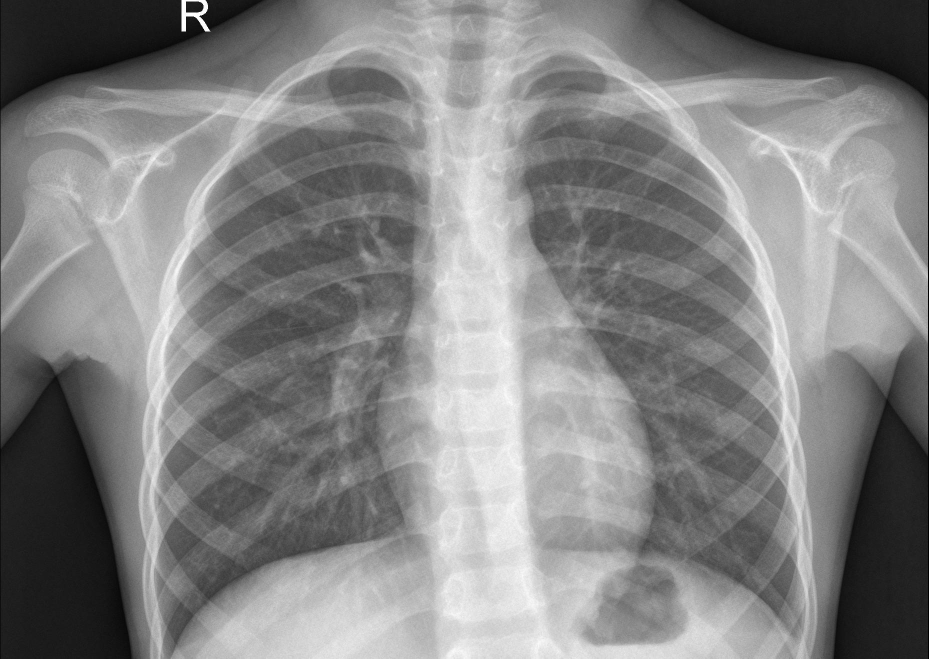
#> input picture ImageDataset/class_dataset/NORMAL/IM-0001-0001.jpeg, 1857 x 1317 px, found by its file name (shown at 1/2 size); its folder holds only this picture in this run
$ python imageClassificationModel.py
#> lines starting #> are read from the running program, lines starting #| are printed output that depends on the picture
### SerializeData.py
import os
import numpy as np
import cv2
import pickle

#File: This file is used to serialize the image data into a pickle file
#Author: Desmond Blake

def loadAndLabelData(image_Dataset, classes):
    #Initialize all data for images
#> called with image_Dataset = 'ImageDataset\\class_dataset'
    allData = []

    #Iterate through each category and choose the selected training set
    for class_type in classes:
        #Initialize path for each class type
        path = os.path.join(image_Dataset, class_type)

        #Define labels for the different classes. Ex: 0 = dog, 1 = cat
        image_label = classes.index(class_type)

        #Iterate through each image in the class folder
        for image in os.listdir(path):
            #Identify an inidvidual image in the class folder
            imagepath = os.path.join(path, image)

            #Read the image
            class_image = cv2.imread(imagepath, 0)
#> class_image is the input picture: shape (1317, 1857); min 0, max 255, mean 131
            try:
                #Resize all images to be the same size (100,100)
                class_image_ = cv2.resize(class_image, (100, 100))
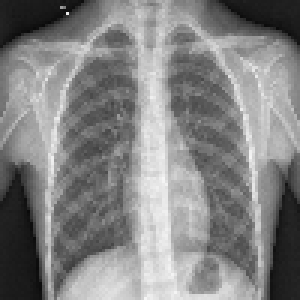
#> class_image_: shape (100, 100) (shown 3 times larger); min 10, max 246, mean 130.9
                #image_resize = np.array(class_image).flatten()
                image_final = cv2.cvtColor(class_image_, cv2.COLOR_BGR2RGB)

                #Add image and image label to the array containing all the data
                allData.append([image_final, image_label])

            except Exception as e:
                pass
#> pass 2 of the loop in loadAndLabelData, `for class_type in classes:`:
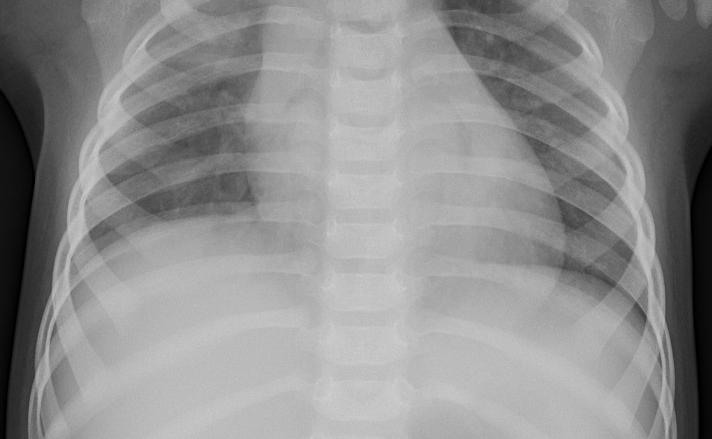
#> input picture ImageDataset/class_dataset/PNEUMONIA/person1_bacteria_1.jpeg, 712 x 439 px, found by its file name
#> in loadAndLabelData, class_image is the input picture: shape (439, 712); min 0, max 206, mean 142.4
#> in loadAndLabelData, `class_image_ = cv2.resize(class_image, (100, 100))`:
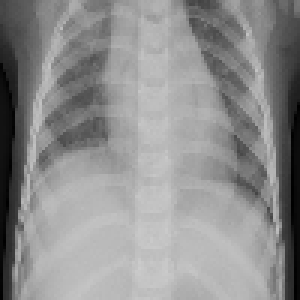
#> class_image_: shape (100, 100) (shown 3 times larger); min 0, max 204, mean 142.3
    return allData

def serializeObjects(outputFileName, data):
    #Serialize image objects
    print("Serializing Data of Images and Image Labels")
    fileName = outputFileName + '.pickle'
    pickle_out = open(fileName, 'wb')
    pickle.dump(data, pickle_out)
    pickle_out.close()

### siftDescriptor.py
import numpy as np
import cv2
from sklearn.svm import SVC
import matplotlib.cm as cm
import pandas as pd


#Author: Desmond Blake

#Method: This file is used to extract features descriptors from images in order to properly classify each
# type of image. Extract features with SIFT (Sacle Invariant Feature Transform)

#Method: Used to extract the descriptors from each image in the dataset
def getSiftFeatures(images_data):
    #Create Sift Detector (Scale Invariant Feature Transform)
    detector = cv2.SIFT_create()

    #Initialize list of descriptors for images
    descriptors_List = []

    #Find and compute the keypoints and descriptors using SIFT
    for img, label in images_data:
        keypoint, descriptor = detector.detectAndCompute(img, None)
        descriptors_List.append(descriptor)

    #After computing keypoints and descriptors, return the list of descriptors for each image
    return descriptors_List


#Method: Collects the individual descriptors in the list of descriptors and returns a new list containing all the descriptors
def computeAllDescriptors(descriptors_List):
    main_descriptors = []
    for indDescriptor in descriptors_List:
        if indDescriptor is not None:
            for descriptor in indDescriptor:
                main_descriptors.append(descriptor)

    return main_descriptors

### bagOfWordsComputation.py
from ast import Not
import numpy as np
import cv2
import matplotlib.pyplot as plt
from sklearn.cluster import KMeans
from scipy.spatial.distance import cdist
import pickle

#Author: Desmond Blake

#About This file is used to compute the bag of words dictionary used for image classification using an unisupervised methood called kMeans
# to create kMean clusters. In addition, it is also used to compute the image features for each image class.


#Method: computeBagOfWords is used to compute visual words for classifying each individual image
def computeBagOfWords(total_clusters, descriptorsList):

    #Perform k-means clustering to partition all observations into k clusters
    k_means = KMeans(n_clusters = total_clusters)

    #Compute k-means
    k_means.fit(descriptorsList)

    #Initialize bag of visual words dictionary
    dictionary = []

    #Declare dictionary array as the coordinates of cluster centers
    dictionary = k_means.cluster_centers_

    #Save Bag of Words Dictionary
    print("Serializing Bag of Words Dictionary")
    fileName = "bow_dictionary" + '.pickle'
    pickle_out = open(fileName, 'wb')
    pickle.dump(dictionary, pickle_out)
    pickle_out.close()

    #Return computed Bag of Words Dictionary
    return dictionary


#Method: used to find the features using Bag of Words method and Kmeans clusters
def getBOWFeatures(bag_of_words, total_clusters, descriptors):

    max = len(descriptors)

    #Initialize features list
    main_features = []

    for n in range(max):
        #Set features array as an array for the total number of clusters
        print(total_clusters)
        features = np.array([0] * 400)

        if descriptors[n] is not None:
            #Compute distance between each pair of the two collection inputs
            print("Descriptors[n]")
            print(descriptors[n])
            print("Bag of Words")
            print(bag_of_words)
            dist = cdist(descriptors[n], bag_of_words)

            #Search for smallest possible values from descriptor and bag of words
            bin = np.argmin(dist,axis =1)

            #Add all features to the individual feature list
            for i in bin:
                features[i] += 1
        #Add features to the main feature list
        print("Next feature")
        main_features.append(features)

    #Return the computed feature list to use to train the model
    return main_features


### imageClassificationModel.py
import numpy as np
import cv2
import matplotlib.pyplot as plt
import pickle
from sklearn.model_selection import train_test_split
from sklearn.metrics import accuracy_score, classification_report
from sklearn.svm import SVC
import matplotlib.cm as cm
import pandas as pd
from sklearn.metrics import ConfusionMatrixDisplay
from siftDescriptor import getSiftFeatures, computeAllDescriptors
from bagOfWordsComputation import computeBagOfWords, getBOWFeatures
#Model: This is the main file to run the image classification model
#Author: Desmond Blake

#Note: The below code, when uncommented, will take in different types of classes to classify, load and label the data
#and then serialize the image Objects into a pickle file for easier functionality and reduced running time

#Import custom files
from SerializeData import loadAndLabelData, serializeObjects

#Define path of dataset
ImageDataSet = 'ImageDataset\\class_dataset'

#Define types of classes in the dataset
classes = ['NORMAL', 'PNEUMONIA']

#Save and Load data into an array
saved_data = loadAndLabelData(ImageDataSet, classes)
#> saved_data = 2 items
print("Saved Data")

#Serialize Image Objects
serializeObjects('data_images', saved_data)

# Load Pickled Image Data
pick_in = open('data_images.pickle', 'rb')
data = pickle.load(pick_in)
pick_in.close()

#USE SIFT DESCRIPTOR ALGORITHM
#Extract the sift descriptors from the image data
sift_descriptors = getSiftFeatures(saved_data)
#> the loop in getSiftFeatures, `for img, label in images_data:` made 2 passes
#> label on passes 1 to 2: 0, 1
#> sift_descriptors = 2 items
print("Extracted Sift Descriptors")
print(sift_descriptors)
#> (printed output is left out)

# #Collect each individual descriptor
main_descriptors = computeAllDescriptors(sift_descriptors)
#> the loop in computeAllDescriptors, `for indDescriptor in descriptors_List:` made 2 passes
#> after the loop in computeAllDescriptors, `for indDescriptor in descriptors_List:`: main_descriptors = 177 items
#> main_descriptors = 177 items
print("Computed All Descriptors")
#print(main_descriptors)


#Collect and create a Bag of Visual Words to aid in classifying images
#Identify number of clusters to use based off of trial and error in order to figure out the best value
#to use for the number of clusters

cluster_size = 60
visual_Bag_of_Words = computeBagOfWords(cluster_size,main_descriptors)
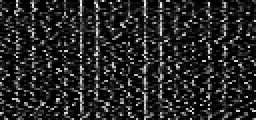
#> visual_Bag_of_Words: shape (60, 128) float64 (shown 2 times larger); min -1.78e-15, max 165.5, mean 25; drawn with min black and max white
print("Computed Bag of Words")

# print(visual_Bag_of_Words)
#Compute features with Bag of Words
features = []
features = getBOWFeatures(visual_Bag_of_Words, cluster_size, sift_descriptors)
#> in getBOWFeatures, `max = len(descriptors)`: max = 2
#> the loop in getBOWFeatures, `for n in range(max):` made 2 passes
#> (printed output is left out)
#> pass 1, in getBOWFeatures, `dist = cdist(descriptors[n], bag_of_words)`:
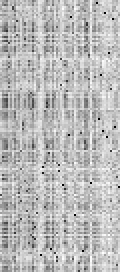
#> dist: shape (136, 60) float64 (shown 2 times larger); min 0, max 685.7, mean 504.2; drawn with min black and max white
#> pass 2, in getBOWFeatures, `dist = cdist(descriptors[n], bag_of_words)`:
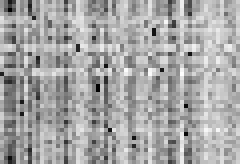
#> dist: shape (41, 60) float64 (shown 4 times larger); min 120.9, max 699.4, mean 499.1; drawn with min black and max white
#> after the loop in getBOWFeatures, `for n in range(max):`: main_features = 2 items
#> features = 2 items
print("Computed BOW features")


#Iterate through data and obtain labels
labels = []

for feature, label in saved_data:
    #features.append(feature)
    labels.append(label)
#> this loop made 2 passes
#> after the loop, labels = [0, 1]


# Create training and testing data for image classification. Training and Testing datasets were created below
# and then used to train the model using Support Vector Machines.
x_train, x_test, y_train, y_test = train_test_split(features, labels, test_size = 0.20)
#> x_train = 1 item; x_test = 1 item; y_train = [1]; y_test = [0]
# print("Split Dataset into training and testing sets")

# After training the model, the model was saved in an 'sav' file that can easily be used for testing purposes
#Model
model = SVC(C=1, kernel='poly', gamma='auto')
#> (the run stopped early here; a loop or call above may not have finished)
